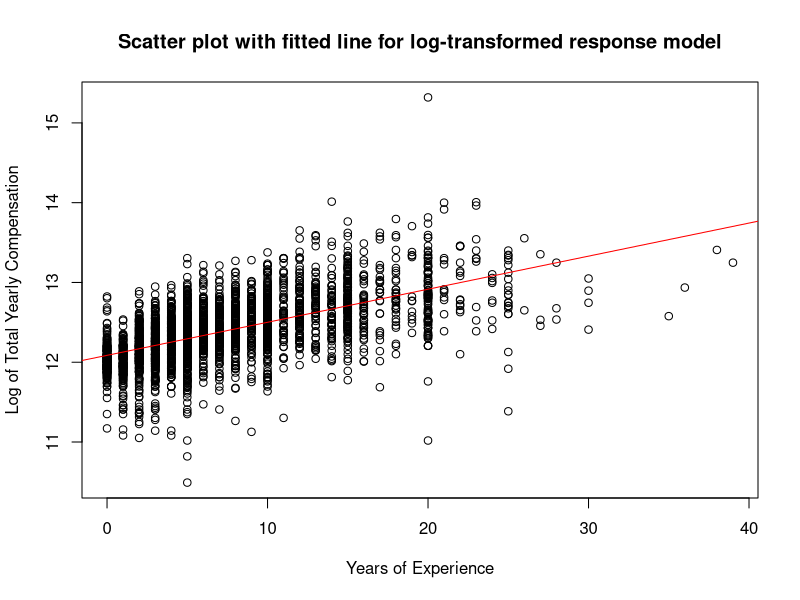
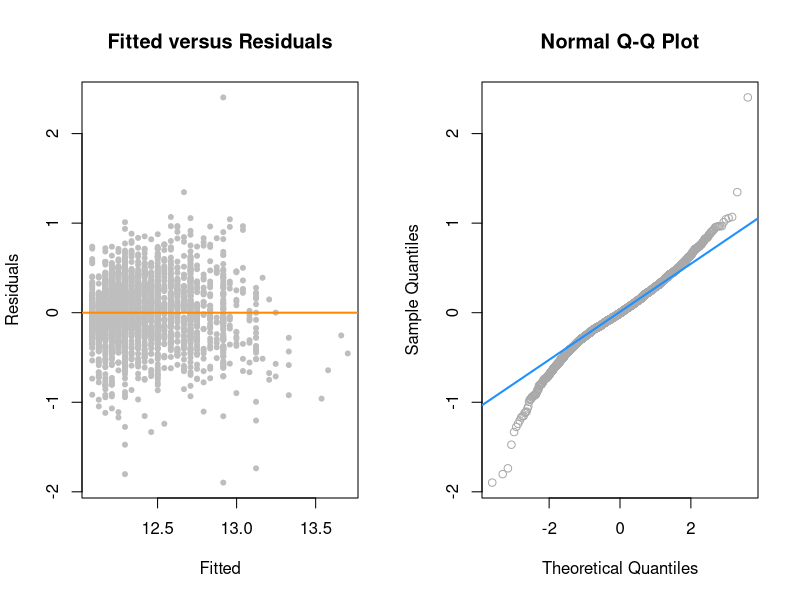
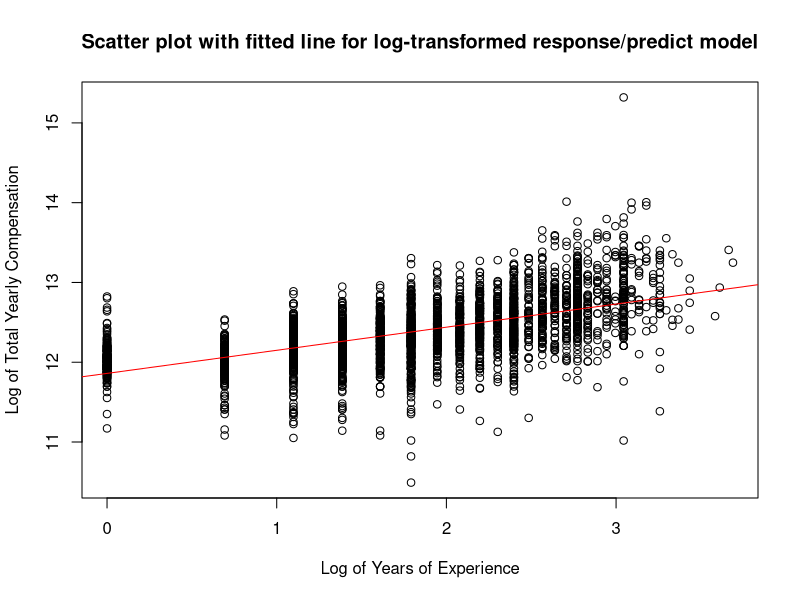
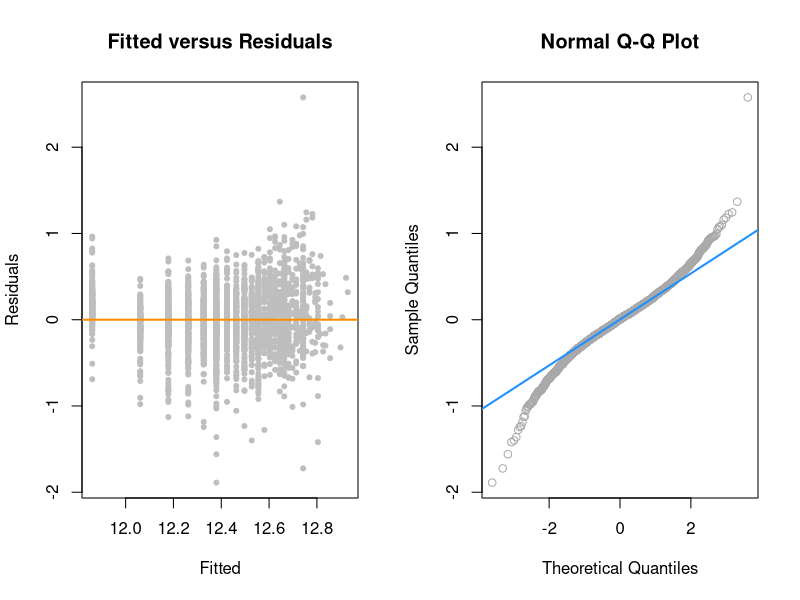

The R script that drew these images, in order:
## ---- chunk 1
#Loading dataset
library(readr)
library(stringr)
salaries = read_csv("Levels-Fyi-Salary-Data-Cleaned-US.csv")

#Remove NA records
salaries = na.omit(salaries)

#Create new column 'State' which only shows the Convert to State
salaries$state = str_sub(salaries$location,-2,-1)

#Changing some predictors to factors
salaries$company = as.factor(salaries$company)
salaries$level = as.factor(salaries$level)
salaries$title = as.factor(salaries$title)
salaries$location = as.factor(salaries$location)
salaries$state = as.factor(salaries$state)
salaries$gender = as.factor(salaries$gender)
salaries$Race = as.factor(salaries$Race)
salaries$Education = as.factor(salaries$Education)

#Feel free to uncomment until we get confirmation from TA on removing columns or not
#Variable Selection: Removed variables that contained redundant information 
#salaries = subset(salaries, select = c(company, level, title,
#                                       totalyearlycompensation,
#                                       yearsofexperience, yearsatcompany, tag,
#                                       basesalary, stockgrantvalue, bonus,
#                                       gender, Race, Education, state))

#Variable Selection: Removed variables that contained redundant information 
salaries = subset(salaries, select = c(company, level, title,
                                       totalyearlycompensation,
                                       yearsofexperience, yearsatcompany, tag,
                                       gender, Race, Education, state))
## ---- chunk 2
# Placeholder and we will just put the model we actually use here 
model = 2
## ---- chunk 3
salaries_model = lm(totalyearlycompensation ~ ., data = salaries)
## ---- chunk 4
#Didnt use p but n was used for model BIC models  
#p = length(coef(salaries_model))
n = length(resid(salaries_model))

#Backward AIC
salaries_model_back_aic = step(salaries_model,
                               direction = "backward", trace = 0)

#Backward BIC
salaries_model_back_bic = step(salaries_model, direction = "backward",
                               k = log(n), trace = 0)

salaries_model_start = lm(totalyearlycompensation ~ 1, data = salaries)

#Forward AIC
salaries_model_forw_aic = step(salaries_model_start, 
                               scope = totalyearlycompensation ~ company + level +
                               title + yearsofexperience + yearsatcompany + tag +
                               gender + Race + Education + state,
                               direction = "forward", trace = 0)

#Forward BIC
salaries_model_forw_bic = step(salaries_model_start, 
                               scope = totalyearlycompensation ~ company + level +
                               title + yearsofexperience + yearsatcompany + tag +
                               gender + Race + Education + state,
                               direction = "forward", k = log(n), trace = 0)

#Stepwise AIC
salaries_model_both_aic = step(salaries_model_start, 
                               scope = totalyearlycompensation ~ company + level +
                               title + yearsofexperience + yearsatcompany + tag +
                               gender + Race + Education + state,
                               direction = "both", trace = 0)

#Stepwise BIC
salaries_model_both_bic = step(salaries_model_start, 
                               scope = totalyearlycompensation ~ company + level +
                               title + yearsofexperience + yearsatcompany + tag +
                               gender + Race + Education + state,
                               direction = "both", k = log(n), trace = 0)


#AIC derives a model using 9 of the 10 initial inputted predictors
#salaries_model_back_aic
#salaries_model_forw_aic
#salaries_model_both_aic

#BIC derives a model using 4 of the 10 initial inputted predictors
#salaries_model_back_bic
#salaries_model_forw_bic
#salaries_model_both_bic
## ---- chunk 5
library(lmtest)
# salaries_model_add = lm(log(totalyearlycompensation) ~ yearsatcompany * title * state * level, data = salaries)
# 
# summary(salaries_model_add)
# 
# salaries_model_fix = lm(log(totalyearlycompensation) ~ yearsatcompany * title * state * level, data = salaries, subset = cooks.distance(salaries_model_add) < 4 / length(cooks.distance(salaries_model_add)))
# 
# hist(resid(salaries_model_fix))
# 
# #salaries_model_int = lm(totalyearlycompensation ~ level * title * yearsofexperience * yearsatcompany, data = salaries)
# 
# #anova(salaries_model_add, salaries_model_int)
# #summary(salaries_model_int)
# 
# #salaries_model_three_int = lm(totalyearlycompensation ~ company * level * yearsofexperience, data = salaries)
# 
# qqnorm(resid(salaries_model_fix))
# qqline(resid(salaries_model_fix))
# plot(fitted(salaries_model_fix), resid(salaries_model_fix))
# abline(h=0)
# shapiro.test(resid(salaries_model_fix))
# bptest(salaries_model_fix)
#anova(salaries_model_add, salaries_model_two_int)

#anova(salaries_model_two_int, salaries_model_three_int)

## ---- chunk 6
# Create a model with transformed predictors
salaries_model_res_trans= lm(log(totalyearlycompensation) ~ yearsofexperience, data = salaries)
summary(salaries_model_res_trans)

# Plot the data
 plot(log(totalyearlycompensation) ~ yearsofexperience, data = salaries,
      xlab = "Years of Experience",
      ylab = "Log of Total Yearly Compensation",
      main = "Scatter plot with fitted line for log-transformed response model")

# Add the fitted line
abline(salaries_model_res_trans, col = "red")

par(mfrow = c(1, 2))

# Residuals vs Fitted values plot
plot(fitted(salaries_model_res_trans), resid(salaries_model_res_trans), col = "grey", pch = 20,
     xlab = "Fitted", ylab = "Residuals", main = "Fitted versus Residuals")
abline(h = 0, col = "darkorange", lwd = 2)

# Q-Q plot
qqnorm(resid(salaries_model_res_trans), main = "Normal Q-Q Plot", col = "darkgrey")
qqline(resid(salaries_model_res_trans), col = "dodgerblue", lwd = 2)

library(lmtest)
bptest(salaries_model_res_trans)
shapiro.test(resid(salaries_model_res_trans))

# Build a linear model with log-transformed response and predictor

salaries_model_res_pred_trans = lm(log(totalyearlycompensation) ~ log(yearsofexperience+1), data = salaries)

summary(salaries_model_res_pred_trans)

par(mfrow = c(1, 1))

# Plot the data
 plot(log(totalyearlycompensation) ~ log(yearsofexperience+1), data = salaries,
      xlab = "Log of Years of Experience",
      ylab = "Log of Total Yearly Compensation",
      main = "Scatter plot with fitted line for log-transformed response/predict model")

# Add the fitted line
abline(salaries_model_res_pred_trans, col = "red")

par(mfrow = c(1, 2))

# Residuals vs Fitted values plot
plot(fitted(salaries_model_res_pred_trans), resid(salaries_model_res_pred_trans), col = "grey", pch = 20,
     xlab = "Fitted", ylab = "Residuals", main = "Fitted versus Residuals")
abline(h = 0, col = "darkorange", lwd = 2)

# Q-Q plot
qqnorm(resid(salaries_model_res_pred_trans), main = "Normal Q-Q Plot", col = "darkgrey")
qqline(resid(salaries_model_res_pred_trans), col = "dodgerblue", lwd = 2)

library(lmtest)
bptest(salaries_model_res_pred_trans)
shapiro.test(resid(salaries_model_res_pred_trans))

## ---- chunk 7
